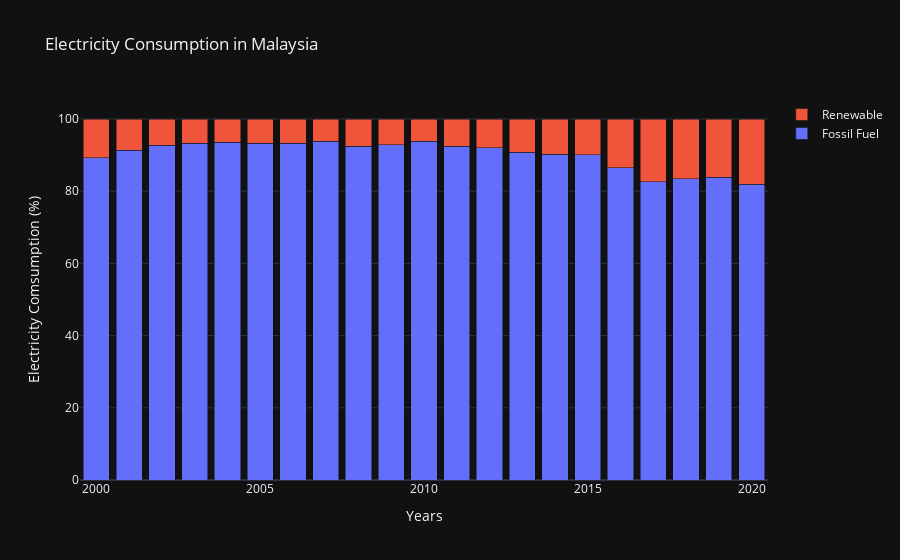

The code cell stored with this chart in its notebook:
### Code cell
fig = go.Figure()
fig = fig.add_trace(go.Bar(x = electricity_my_sum.index, y = electricity_my_sum['FF Share'], name = 'Fossil Fuel'))
fig = fig.add_trace(go.Bar(x = electricity_my_sum.index, y = electricity_my_sum['RE Share'], name = 'Renewable'))
fig = fig.update_layout(
    title = 'Electricity Consumption in Malaysia', 
    xaxis_tickfont_size = 12, 
    xaxis_title="Years",
    yaxis_title="Electricity Comsumption (%)",
    template = 'plotly_dark', 
    barmode = 'stack')
fig.show()

### Figure 1 — Plotly figure (JSON) as saved in the notebook; plotly's stock layout.template omitted (floating-point values rounded to 4 significant figures)
{"data": [{"name": "Fossil Fuel", "type": "bar", "x": [2000, 2001, 2002, 2003, 2004, 2005, 2006, 2007, 2008, 2009, 2010, 2011, 2012, 2013, 2014, 2015, 2016, 2017, 2018, 2019, 2020], "y": [89.27, 91.3, 92.79, 93.34, 93.56, 93.29, 93.28, 93.79, 92.42, 92.86, 93.89, 92.44, 91.97, 90.75, 90.3, 90.05, 86.54, 82.61, 83.4, 83.88, 81.96]}, {"name": "Renewable", "type": "bar", "x": [2000, 2001, 2002, 2003, 2004, 2005, 2006, 2007, 2008, 2009, 2010, 2011, 2012, 2013, 2014, 2015, 2016, 2017, 2018, 2019, 2020], "y": [10.73, 8.697, 7.209, 6.658, 6.443, 6.708, 6.722, 6.208, 7.578, 7.142, 6.107, 7.557, 8.03, 9.255, 9.704, 9.953, 13.46, 17.39, 16.6, 16.12, 18.04]}], "layout": {"barmode": "stack", "title": {"text": "Electricity Consumption in Malaysia"}, "xaxis": {"tickfont": {"size": 12}, "title": {"text": "Years"}}, "yaxis": {"title": {"text": "Electricity Comsumption (%)"}}}}
